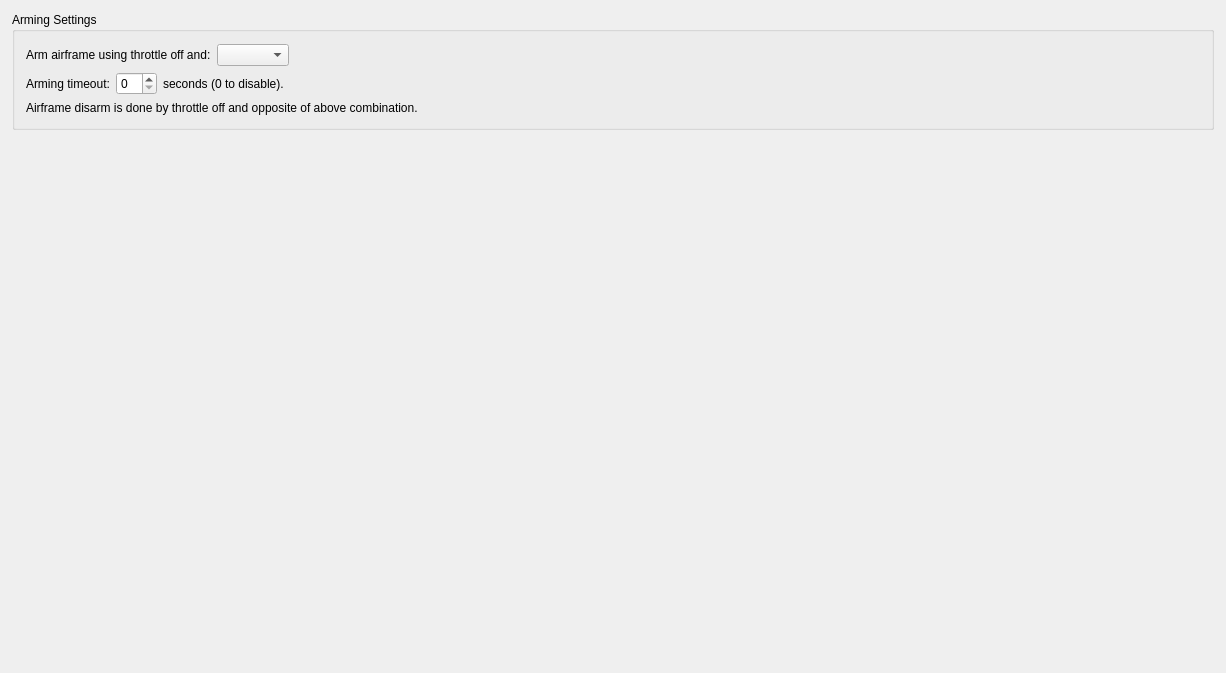
         <widget class="QWidget" name="scrollAreaWidgetContents_2">
          <property name="geometry">
           <rect>
            <x>0</x>
            <y>0</y>
            <width>1226</width>
            <height>673</height>
           </rect>
          </property>
          <layout class="QVBoxLayout" name="verticalLayout_2">
           <property name="leftMargin">
            <number>12</number>
           </property>
           <property name="topMargin">
            <number>12</number>
           </property>
           <property name="rightMargin">
            <number>12</number>
           </property>
           <property name="bottomMargin">
            <number>12</number>
           </property>
           <item>
            <widget class="QGroupBox" name="groupBox_6">
             <property name="title">
              <string>Arming Settings</string>
             </property>
             <layout class="QVBoxLayout" name="verticalLayout_7">
              <property name="leftMargin">
               <number>11</number>
              </property>
              <property name="topMargin">
               <number>12</number>
              </property>
              <property name="rightMargin">
               <number>12</number>
              </property>
              <property name="bottomMargin">
               <number>12</number>
              </property>
              <item>
               <layout class="QHBoxLayout" name="horizontalLayout">
                <item>
                 <widget class="QLabel" name="label_17">
                  <property name="font">
                   <font>
                    <weight>50</weight>
                    <bold>false</bold>
                   </font>
                  </property>
                  <property name="text">
                   <string>Arm airframe using throttle off and:</string>
                  </property>
                 </widget>
                </item>
                <item>
                 <widget class="QComboBox" name="armControl">
                  <property name="focusPolicy">
                   <enum>Qt::StrongFocus</enum>
                  </property>
                  <property name="toolTip">
                   <string>Indicate the control used for arming the airframe, in addition to setting the throttle to its minimum position. In other terms &quot;Throttle Off&quot;.</string>
                  </property>
                 </widget>
                </item>
                <item>
                 <spacer name="horizontalSpacer">
                  <property name="orientation">
                   <enum>Qt::Horizontal</enum>
                  </property>
                  <property name="sizeHint" stdset="0">
                   <size>
                    <width>40</width>
                    <height>20</height>
                   </size>
                  </property>
                 </spacer>
                </item>
               </layout>
              </item>
              <item>
               <layout class="QHBoxLayout" name="horizontalLayout_2">
                <item>
                 <widget class="QLabel" name="label_18">
                  <property name="text">
                   <string>Arming timeout:</string>
                  </property>
                 </widget>
                </item>
                <item>
                 <widget class="QSpinBox" name="armTimeout">
                  <property name="focusPolicy">
                   <enum>Qt::StrongFocus</enum>
                  </property>
                  <property name="toolTip">
                   <string>After the time indicated here, the frame go back to disarmed state.
Set to 0 to disable (recommended for soaring fixed wings).</string>
                  </property>
                  <property name="maximum">
                   <number>64</number>
                  </property>
                 </widget>
                </item>
                <item>
                 <widget class="QLabel" name="label_19">
                  <property name="text">
                   <string>seconds (0 to disable).</string>
                  </property>
                 </widget>
                </item>
                <item>
                 <spacer name="horizontalSpacer_2">
                  <property name="orientation">
                   <enum>Qt::Horizontal</enum>
                  </property>
                  <property name="sizeHint" stdset="0">
                   <size>
                    <width>40</width>
                    <height>20</height>
                   </size>
                  </property>
                 </spacer>
                </item>
               </layout>
              </item>
              <item>
               <widget class="QLabel" name="label_3">
                <property name="text">
                 <string>Airframe disarm is done by throttle off and opposite of above combination.</string>
                </property>
               </widget>
              </item>
             </layout>
            </widget>
           </item>
           <item>
            <spacer name="verticalSpacer">
             <property name="orientation">
              <enum>Qt::Vertical</enum>
             </property>
             <property name="sizeHint" stdset="0">
              <size>
               <width>20</width>
               <height>467</height>
              </size>
             </property>
            </spacer>
           </item>
          </layout>
         </widget>
